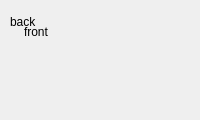
<?xml version="1.0" encoding="UTF-8"?>
<!-- SPDX-License-Identifier: MIT -->
<ui version="4.0">
 <class>AbsoluteOrder</class>
 <widget class="QWidget" name="AbsoluteOrder">
  <property name="geometry"><rect><x>0</x><y>0</y><width>200</width><height>120</height></rect></property>
  <widget class="QLabel" name="back">
   <property name="geometry"><rect><x>10</x><y>10</y><width>80</width><height>24</height></rect></property>
   <property name="text"><string>back</string></property>
  </widget>
  <widget class="QLabel" name="front">
   <property name="geometry"><rect><x>24</x><y>20</y><width>80</width><height>24</height></rect></property>
   <property name="text"><string>front</string></property>
  </widget>
  <zorder>back</zorder>
  <zorder>front</zorder>
 </widget>
</ui>
